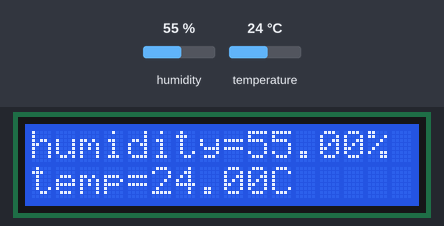
A sketch run on a simulated Arduino Uno, built with avr-gcc and run on an emulated ATmega328P. Parts: 16×2 character LCD. Wiring (inferred from the names in the program): DHT11 sensor: data A1. The inputs (shaded band) are chosen by the test bench; at power-on: humidity 55 %, temperature 24 °C. What the sketch prints to the serial monitor is not drawn.

Above: at 2.4 s.
2.5 s: humidity set to 22 %
At 3.8 s:
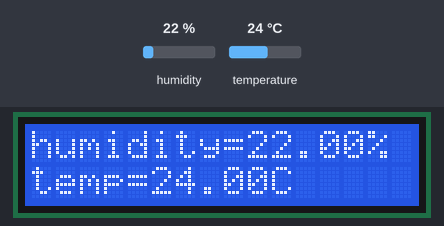
5.0 s: temperature set to 12 °C
At 6.8 s:
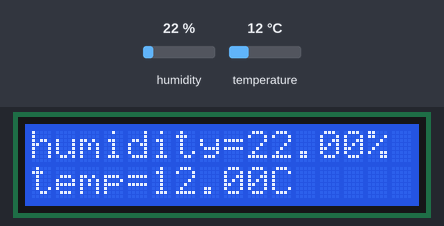
7.5 s: humidity set to 40 %
At 9.7 s:
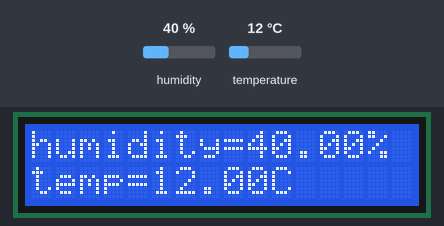
10.0 s: temperature set to 19 °C
At 11.5 s:
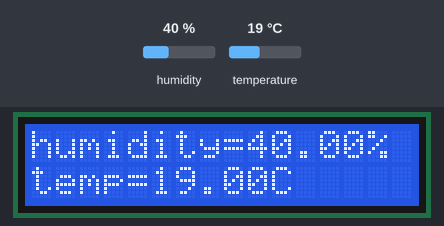
Timing chart, 0 to 13.0 s (numbered marks = the images above; inputs shaded):
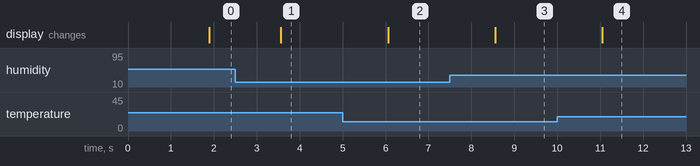

The sketch:

temp_lcd.ino
```cpp
#include <dht.h>
// include the library code:
#include <LiquidCrystal.h>

#define dht_dpin A1 //no ; here. Set equal to channel sensor is on

dht DHT;

// initialize the library with the numbers of the interface pins
LiquidCrystal lcd(12, 11, 5, 4, 3, 2);


void setup(){
  // set up the LCD's number of columns and rows:
  lcd.begin(16, 2);
  // Print a message to the LCD.
  lcd.print("hello, world!");

  Serial.begin(9600);
  delay(300);//Let system settle
  Serial.println("Humidity and temperature\n\n");
  delay(700);//Wait rest of 1000ms recommended delay before
  //accessing sensor
}//end "setup()"

void loop(){
  //This is the "heart" of the program.
  DHT.read11(dht_dpin);

    Serial.print("Current humidity = ");
    Serial.print(DHT.humidity);
    Serial.print("%  ");
    Serial.print("temperature = ");
    Serial.print(DHT.temperature);
    Serial.println("C  ");
  delay(800);//Don't try to access too frequently... in theory
  //should be once per two seconds, fastest,
  //but seems to work after 0.8 second.
  lcd.home();
  lcd.print("humidity=");
  lcd.print(DHT.humidity);
  lcd.print("% ");
  lcd.setCursor(0,2);
    lcd.print("temp=");
    lcd.print(DHT.temperature);
    lcd.println("C     ");


}// end loop()
```

Measured:
- after the input at 2.5 s, the display: changes after 1.1 s (image 1)
- after the input at 5.0 s, the display: changes after 1.1 s (image 2)
- after the input at 7.5 s, the display: changes after 1.1 s (image 3)
- after the input at 10.0 s, the display: changes after 1.1 s (image 4)
